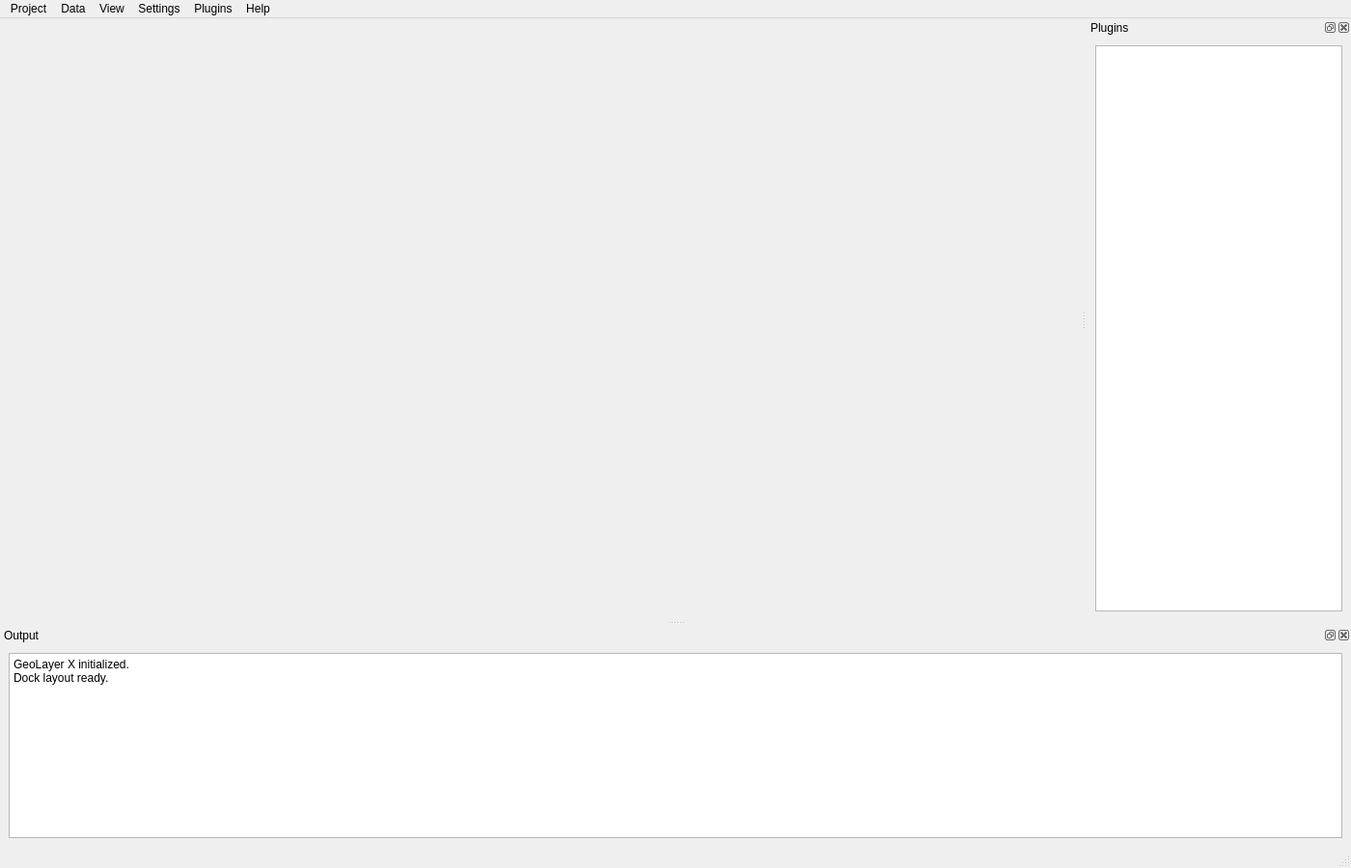
<?xml version="1.0" encoding="UTF-8"?>
<ui version="4.0">
 <class>MainWindow</class>
 <widget class="QMainWindow" name="MainWindow">
  <property name="geometry">
   <rect>
    <x>0</x>
    <y>0</y>
    <width>1400</width>
    <height>900</height>
   </rect>
  </property>
  <property name="windowTitle">
   <string>GeoLayer X</string>
  </property>
  <property name="dockNestingEnabled">
   <bool>true</bool>
  </property>
  <widget class="QWidget" name="centralwidget"/>
  <widget class="QDockWidget" name="pluginsDockWidget">
   <property name="windowTitle">
    <string>Plugins</string>
   </property>
   <attribute name="dockWidgetArea">
    <number>2</number>
   </attribute>
   <widget class="QWidget" name="pluginDockContents">
    <layout class="QVBoxLayout" name="verticalLayoutRight">
     <item>
      <widget class="QListWidget" name="pluginListWidget"/>
     </item>
    </layout>
   </widget>
  </widget>
  <widget class="QDockWidget" name="bottomDockWidget">
   <property name="windowTitle">
    <string>Output</string>
   </property>
   <attribute name="dockWidgetArea">
    <number>8</number>
   </attribute>
   <widget class="QWidget" name="bottomDockContents">
    <layout class="QVBoxLayout" name="verticalLayoutBottom">
     <item>
      <widget class="QTextEdit" name="outputTextEdit">
       <property name="readOnly">
        <bool>true</bool>
       </property>
       <property name="plainText">
        <string>GeoLayer X initialized.
Dock layout ready.</string>
       </property>
      </widget>
     </item>
    </layout>
   </widget>
  </widget>
  <widget class="QMenuBar" name="menuBar">
   <property name="geometry">
    <rect>
     <x>0</x>
     <y>0</y>
     <width>1400</width>
     <height>25</height>
    </rect>
   </property>
   <widget class="QMenu" name="menuProject">
    <property name="title">
     <string>Project</string>
    </property>
   </widget>
   <widget class="QMenu" name="menuView">
    <property name="title">
     <string>View</string>
    </property>
    <widget class="QMenu" name="menuPanels">
     <property name="title">
      <string>Panels</string>
     </property>
     <addaction name="actionLegends"/>
     <addaction name="actionTerminal"/>
     <addaction name="actionPlugins"/>
    </widget>
    <addaction name="menuPanels"/>
    <addaction name="actionFull_Screen"/>
   </widget>
   <widget class="QMenu" name="menuSettings">
    <property name="title">
     <string>Settings</string>
    </property>
   </widget>
   <widget class="QMenu" name="menuPlugins">
    <property name="title">
     <string>Plugins</string>
    </property>
   </widget>
   <widget class="QMenu" name="menuHelp">
    <property name="title">
     <string>Help</string>
    </property>
   </widget>
   <widget class="QMenu" name="menuData">
    <property name="title">
     <string>Data</string>
    </property>
    <addaction name="actionLoad_Layers"/>
   </widget>
   <addaction name="menuProject"/>
   <addaction name="menuData"/>
   <addaction name="menuView"/>
   <addaction name="menuSettings"/>
   <addaction name="menuPlugins"/>
   <addaction name="menuHelp"/>
  </widget>
  <widget class="QStatusBar" name="statusBar"/>
  <action name="actionLegends">
   <property name="text">
    <string>Legends</string>
   </property>
  </action>
  <action name="actionTerminal">
   <property name="text">
    <string>Terminal</string>
   </property>
  </action>
  <action name="actionPlugins">
   <property name="text">
    <string>Plugins</string>
   </property>
  </action>
  <action name="actionLoad_Layers">
   <property name="text">
    <string>Load Layers</string>
   </property>
   <property name="shortcut">
    <string>Ctrl+Shift+L</string>
   </property>
  </action>
  <action name="actionFull_Screen">
   <property name="checkable">
    <bool>true</bool>
   </property>
   <property name="text">
    <string>Full Screen</string>
   </property>
   <property name="shortcut">
    <string>Ctrl+F</string>
   </property>
  </action>
 </widget>
 <resources/>
 <connections/>
</ui>
